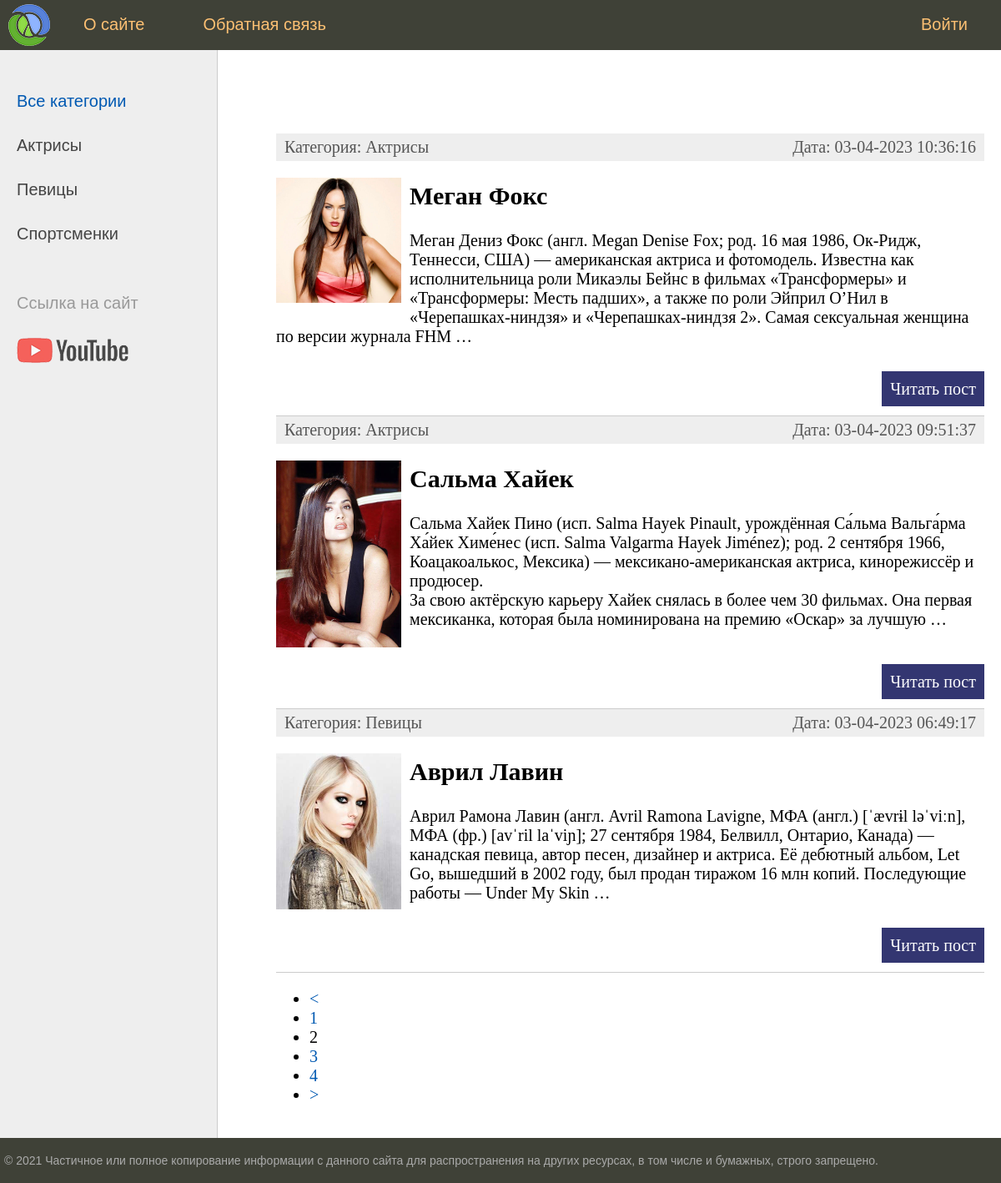
Screenshot of /?page=2 with the database file from the repository.
### women/models.py (models this page shows, shortened)
class Category(models.Model):
    name = models.CharField(max_length=100, db_index=True, verbose_name="Категория")
    slug = models.SlugField(max_length=255, unique=True, db_index=True, verbose_name="URL")
    def __str__(self):
        return self.name
    def get_absolute_url(self):
        return reverse('category', kwargs={'cat_slug': self.slug})
    class Meta:
        verbose_name = 'Категорию'
        verbose_name_plural = 'Категории'
        ordering = ['id']

class Women(models.Model):
    title = models.CharField(max_length=255, verbose_name="Заголовок")
    slug = models.SlugField(max_length=255, unique=True, db_index=True, verbose_name="URL")
    content = models.TextField(blank=True, verbose_name="Текст статьи")                                    #  blank=True поле может оставаться пустым
    photo = models.ImageField(upload_to="photos/%Y/%m/%d/", verbose_name="Фото")                           #  подкаталог photos/%Y/%m/%d/ текущий год/месяц/день
    time_create = models.DateTimeField(auto_now_add=True, verbose_name="Время создания")                   #  auto_now_add=True примет текущее время в момент записи и его не поменяет
    time_update = models.DateTimeField(auto_now=True, verbose_name="Время изменения")                      #  auto_now=True примет текущее время в момент записи и его поменяет в случае редактирования
    is_published = models.BooleanField(default=True, verbose_name="Публикация")                            #  default=True при добавлении новой записи то данное поле по умол. примет True
    cat = models.ForeignKey('Category', on_delete=models.PROTECT, verbose_name="Категория")                # 'Category' имя класса в кавычках поскольку class Category идет после class Women
    def get_absolute_url(self):
        return reverse('post', kwargs={'post_slug': self.slug})
    class Meta:
        verbose_name = 'Известные женщины'
        verbose_name_plural = 'Известные женщины'
        ordering = ['-time_create', 'title']                                                                #  Сортировка по времени в admin django

### women/views.py (the view)
# urls.py: path('', WomenHome.as_view(), name='home'),                                         # прописали все маршруты текущего приложения  http://127.0.0.1:8000/
class WomenHome(DataMixin, ListView):
    model = Women                                                     #  Отобразить список статей
    template_name = 'women/index.html'                                #  Указать ссылку на шаблон
    context_object_name = 'posts'                                     #  Указать переменную 'posts'
    def get_context_data(self, *, object_list=None, **kwargs):        #  Метод формирует динамический и статический контекст
        context = super().get_context_data(**kwargs)                  #  Получение контекста для уже сформированного шаблона
        c_def = self.get_user_context(title="Главная страница")
        return dict(list(context.items()) + list(c_def.items()))
    def get_queryset(self):                                           #  Метод позволяющий фильтровать публикации т.е показывать только то что разрешено
        return Women.objects.filter(is_published=True)                #  Показывать только те публикации в которых значение True

### women/utils.py (called while the page is built)
    def get_user_context(self, **kwargs):                       #  Создает контекст для шаблона  f.e template_name --> 'women/index.html'
        context = kwargs                                        #  Формирование списка категорий
        cats = Category.objects.annotate(Count('women'))        #  Не отображать рубрику(и) в которых отсутствует запись статья
        user_menu = menu.copy()                                 #  Создает копию словаря 'menu' с сохраняем ее в переменной 'user_menu'
        if not self.request.user.is_authenticated:
            user_menu.pop(1)
        context['menu'] = user_menu                             #  Передает ссылку на 'menu'
        context['cats'] = cats                                  #  Прописывает контекст для рубрик
        if 'cat_selected' not in context:
            context['cat_selected'] = 0
        return context

### women/templates/women/index.html (shortened to what this page needs)
{% extends 'women/base.html' %}
{% block content %}
<ul class="list-articles">
    {% for p in posts %}
    <li>
        <div class="article-panel">
            <p class="first">Категория: {{p.cat}}</p>
            <p class="last">Дата: {{p.time_update|date:"d-m-Y H:i:s"}}</p>
        </div>
        {% if p.photo %}
        <p><img class="img-article-left thumb" src="{{p.photo.url}}"></p>
        {% endif %}
        <h2>{{p.title}}</h2>
        {% autoescape off %}
        {{p.content|linebreaks|truncatewords:50}}
        {% endautoescape %}
        <p class="link-read-post"><a href="{{ p.get_absolute_url }}">Читать пост</a></p>
    </li>
    {% endfor %}
</ul>
{% endblock %}

### women/templates/women/base.html (shortened to what this page needs)
{% load static %}
{% load women_tags %}
<!DOCTYPE html>
<html>
<head>
    <link type="text/css" href="{% static 'women/css/styles.css' %}" rel="stylesheet" />
</head>
<body>
    <table class="table-page" border=0 cellpadding="0" cellspacing="0">
        <tr>
            <td valign=top>
                {% block mainmenu %}
                <div class="header">
                    <ul id="mainmenu" class="mainmenu">
                        <li class="logo"><a href="{% url 'home' %}">
                                <div class="logo"></div>
                            </a></li>
                        {% for m in menu %}
                        {% if not forloop.last %}
                        <li><a href="{% url m.url_name %}">{{m.title}}</a></li>
                        {% else %}
                        <li class="last"><a href="{% url m.url_name %}">{{m.title}}</a></li>
                        {% endif %}
                        {% endfor %}
                    </ul>
                </div>
                {% endblock mainmenu %}
                <table class="table-content" border=0 cellpadding="0" cellspacing="0">
                    <tr>
                        <td valign="top" class="left-chapters">
                            <ul id="leftchapters">
                                {% if cat_selected == 0 %}
                                <li class="selected">Все категории</li>
                                {% else %}
                                <li><a href="{% url 'home' %}">Все категории</a></li>
                                {% endif %}
                                {% for c in cats %}
                                {% if c.women__count > 0 %}
                                {% if c.pk == cat_selected %}
                                <li class="selected">{{c.name}}</li>
                                {% else %}
                                <li><a href="{{c.get_absolute_url}}">{{c.name}}</a></li>
                                {% endif %}
                                {% endif %}
                                {% endfor %}
                                <li class="share">
                                    <p>Ссылка на сайт</p>
                                    <a class="share-yt" href="https://www.youtube.com" target="_blank"
                                        rel="nofollow"></a>
                                </li>
                            </ul>
                        </td>
                        <td valign="top" class="content">
                            <div class="content-text">
                                {% block content %}
                                {% endblock %}
                                {% if page_obj.has_other_pages %}
                                <nav class="list-pages">
                                    <ul>
                                        {% if page_obj.has_previous %}
                                        <li class="page-num">
                                            <a href="?page={{page_obj.previous_page_number}}">&lt;</a>
                                        </li>
                                        {% endif %}
                                        {% for p in paginator.page_range %}
                                        {% if page_obj.number == p %}
                                        <li class="page-num page-num-selected">{{p}}</li>
                                        {% elif p >= page_obj.number|add:-2 and p <= page_obj.number|add:2 %} <li
                                            class="page-num">
                                            <a href="?page={{p}}">{{p}}</a>
                                            </li>
                                            {% endif %}
                                            {% endfor %}
                                            {% if page_obj.has_next %}
                                            <li class="page-num">
                                                <a href="?page={{page_obj.next_page_number}}">&gt;</a>
                                            </li>
                                            {% endif %}
                                    </ul>
                                </nav>
                                {% endif %}
                            </div>
                        </td>
                    </tr>
                </table>
            </td>
        </tr>
        <tr>
            <td valign=top>
                <div id="footer">
                    <p>&copy; 2021 Частичное или полное копирование информации с данного сайта для распространения на
                        других ресурсах, в том числе и бумажных, строго запрещено.</p>
                </div>
            </td>
        </tr>
    </table>
</body>
</html>

### women/static/women/css/styles.css (style rules this page uses)
html, body { font-family: 'Arial'; margin: 0; padding: 0; height: 100%; width: 100%; color: #444; }
a { color: #0059b2; text-decoration: none; }
img { max-width: 600px; height: auto; }
img.img-article-left { max-width: 300px; height: auto; float: left; padding: 0 10px 10px 0; }
img.img-article-left.thumb { max-width: 150px; height: auto; }
p.link-read-post { text-align: right; }
p.link-read-post a { padding: 10px; min-width: 100px; background: #333671; color: #fff; text-decoration: none; }
div.article-panel { background: #eee; padding: 5px 10px 5px 10px; box-sizing: border-box; overflow: hidden; color: #555; }
div.article-panel p.first { margin: 0; float: left; }
div.article-panel p.last { margin: 0; float: right; }
ul.list-articles { list-style: none; margin: 0; padding: 0; }
ul.list-articles li { border-bottom: 1px solid #ccc; }
.table-page { width: 100%; height: 100%; vertical-align: top; }
.table-page tr { height: 100%; }
.header { background: #3F4137; height: 60px; }
.logo { background: url('../images/logo.png') no-repeat 10px 5px; width: 70px; height: 60px; }
ul.mainmenu { list-style: none; margin: 0; padding: 0; height: 60px; color: #fdc073; font-size: 20px; overflow: hidden; }
ul.mainmenu li { float: left; margin: 18px 40px 0 30px; }
ul.mainmenu li.logo { margin: 0; }
ul.mainmenu li.last { float: right; }
ul.mainmenu li a { color: #fdc073; text-decoration: none; }
.table-content { width: 100%; min-height: 100%; height: 100%; }
.left-chapters { margin: 0; background: #eee; border-right: 1px solid #ccc; min-height: 100%; }
.left-chapters ul { width: 230px; min-height: 100%; margin: 0; padding: 20px 10px 10px 20px; list-style: none; font-size: 20px; }
.left-chapters ul li { margin: 30px 0 0 0; color: #999; }
.left-chapters ul li.selected { color: #0059b2; }
.left-chapters ul li a { color: #444; text-decoration: none; }
.left-chapters ul li.share { margin: 60px 0 0 0; }
.left-chapters ul li.share p { margin: 30px 0 30px 0; }
.left-chapters ul li.share a { display: inline-block; width: 40px; height: 40px; margin: 0 20px 0 0; }
.left-chapters ul li.share a.share-yt { width: 100%; height: 30px; background: url('../images/share_yt.png') no-repeat 0 0 }
.content { padding: 40px 20px 20px 40px; width: 100%; box-sizing: border-box; }
.content-text { margin: 60px 0 0 30px; color: #000; font-size: 20px; font-family: Yandex Sans Display Light; }
#footer { box-sizing: border-box; background: #3F4137; padding: 5px; color: #aaa; font-size: 14px; font-family: Verdana, Geneva, Arial, Helvetica; text-align: left; overflow: hidden; }

### rows the page displays
Category: name "Актрисы"
Category: name "Певицы"
Category: name "Спортсменки"
Women: cat "Актрисы", time_update "03-04-2023 10:36:16", photo (picture), title "Меган Фокс", content "Меган Дениз Фокс (англ. Megan Denise Fox; род. 16 мая 1986, Ок-Ридж, Теннесси, США) — американская актриса и фотомодель. Известна как исполнительница роли Микаэлы Бейнс в фильмах «Трансформеры» и «Трансформеры: Месть падших», а также по роли Эйприл О’Нил в «Черепашках-ниндзя» и «Черепашках-ниндзя 2». Самая сексуальная женщина по версии журнала FHM …"
Women: cat "Актрисы", time_update "03-04-2023 09:51:37", photo (picture), title "Сальма Хайек", content "Сальма Хайек Пино (исп. Salma Hayek Pinault, урождённая Са́льма Вальга́рма Ха́йек Химе́нес (исп. Salma Valgarma Hayek Jiménez); род. 2 сентября 1966, Коацакоалькос, Мексика) — мексикано-американская актриса, кинорежиссёр и продюсер. За свою актёрскую карьеру Хайек снялась в более чем 30 фильмах. Она первая мексиканка, которая была номинирована на премию «Оскар» за лучшую …"
Women: cat "Певицы", time_update "03-04-2023 06:49:17", photo (picture), title "Аврил Лавин", content "Аврил Рамона Лавин (англ. Avril Ramona Lavigne, МФА (англ.) [ˈævrɨl ləˈviːn], МФА (фр.) [avˈril laˈviɲ]; 27 сентября 1984, Белвилл, Онтарио, Канада) — канадская певица, автор песен, дизайнер и актриса. Её дебютный альбом, Let Go, вышедший в 2002 году, был продан тиражом 16 млн копий. Последующие работы — Under My Skin …"

### other values shown
{{ m.title }} "О сайте" "Обратная связь"
{{ m.title }} "Войти"
{{ p }} "1" "3" "4"
{{ p }} "2"
